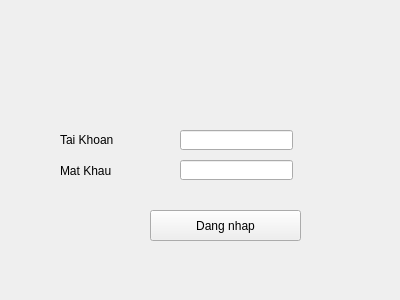
<?xml version="1.0" encoding="UTF-8"?>
<ui version="4.0">
 <class>Form</class>
 <widget class="QWidget" name="Form">
  <property name="geometry">
   <rect>
    <x>0</x>
    <y>0</y>
    <width>400</width>
    <height>300</height>
   </rect>
  </property>
  <property name="windowTitle">
   <string>Form</string>
  </property>
  <widget class="QPushButton" name="nut_dang_nhap">
   <property name="geometry">
    <rect>
     <x>150</x>
     <y>210</y>
     <width>151</width>
     <height>31</height>
    </rect>
   </property>
   <property name="text">
    <string>Dang nhap</string>
   </property>
  </widget>
  <widget class="QLabel" name="label">
   <property name="geometry">
    <rect>
     <x>60</x>
     <y>130</y>
     <width>91</width>
     <height>20</height>
    </rect>
   </property>
   <property name="text">
    <string>Tai Khoan</string>
   </property>
  </widget>
  <widget class="QLabel" name="label_2">
   <property name="geometry">
    <rect>
     <x>60</x>
     <y>150</y>
     <width>111</width>
     <height>41</height>
    </rect>
   </property>
   <property name="text">
    <string>Mat Khau</string>
   </property>
  </widget>
  <widget class="QLineEdit" name="o_nhap_tai_khoan">
   <property name="geometry">
    <rect>
     <x>180</x>
     <y>130</y>
     <width>113</width>
     <height>20</height>
    </rect>
   </property>
   <property name="echoMode">
    <enum>QLineEdit::Normal</enum>
   </property>
  </widget>
  <widget class="QLineEdit" name="o_nhap_mat_khau">
   <property name="geometry">
    <rect>
     <x>180</x>
     <y>160</y>
     <width>113</width>
     <height>20</height>
    </rect>
   </property>
   <property name="echoMode">
    <enum>QLineEdit::Password</enum>
   </property>
  </widget>
 </widget>
 <resources/>
 <connections/>
</ui>
